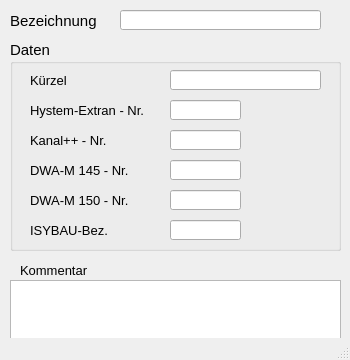
<?xml version="1.0" encoding="UTF-8"?>
<ui version="4.0">
 <class>MainWindow</class>
 <widget class="QMainWindow" name="MainWindow">
  <property name="geometry">
   <rect>
    <x>0</x>
    <y>0</y>
    <width>350</width>
    <height>360</height>
   </rect>
  </property>
  <property name="minimumSize">
   <size>
    <width>350</width>
    <height>360</height>
   </size>
  </property>
  <property name="maximumSize">
   <size>
    <width>500</width>
    <height>600</height>
   </size>
  </property>
  <property name="font">
   <font>
    <family>Tahoma</family>
    <pointsize>10</pointsize>
   </font>
  </property>
  <property name="windowTitle">
   <string>Entwässerungssysteme</string>
  </property>
  <property name="layoutDirection">
   <enum>Qt::LeftToRight</enum>
  </property>
  <widget class="QWidget" name="centralwidget">
   <widget class="QLabel" name="label_2">
    <property name="geometry">
     <rect>
      <x>10</x>
      <y>10</y>
      <width>121</width>
      <height>21</height>
     </rect>
    </property>
    <property name="font">
     <font>
      <family>Tahoma</family>
      <pointsize>11</pointsize>
     </font>
    </property>
    <property name="text">
     <string>Bezeichnung</string>
    </property>
    <property name="alignment">
     <set>Qt::AlignLeading|Qt::AlignLeft|Qt::AlignVCenter</set>
    </property>
   </widget>
   <widget class="QLineEdit" name="bezeichnung">
    <property name="geometry">
     <rect>
      <x>120</x>
      <y>10</y>
      <width>201</width>
      <height>20</height>
     </rect>
    </property>
    <property name="toolTip">
     <string>&lt;html&gt;&lt;head/&gt;&lt;body&gt;&lt;p&gt;Eindeutige Bezeichnung&lt;/p&gt;&lt;/body&gt;&lt;/html&gt;</string>
    </property>
    <property name="statusTip">
     <string>Eindeutige Bezeichnung</string>
    </property>
    <property name="text">
     <string/>
    </property>
   </widget>
   <widget class="QLabel" name="label_4">
    <property name="geometry">
     <rect>
      <x>20</x>
      <y>260</y>
      <width>100</width>
      <height>21</height>
     </rect>
    </property>
    <property name="text">
     <string>Kommentar</string>
    </property>
    <property name="alignment">
     <set>Qt::AlignLeading|Qt::AlignLeft|Qt::AlignVCenter</set>
    </property>
   </widget>
   <widget class="QTextEdit" name="bemerkung">
    <property name="geometry">
     <rect>
      <x>10</x>
      <y>280</y>
      <width>331</width>
      <height>71</height>
     </rect>
    </property>
    <property name="toolTip">
     <string>&lt;html&gt;&lt;head/&gt;&lt;body&gt;&lt;p&gt;Platz für eigene Kommentare.&lt;/p&gt;&lt;/body&gt;&lt;/html&gt;</string>
    </property>
    <property name="statusTip">
     <string>Platz für eigene Kommentare.</string>
    </property>
   </widget>
   <widget class="QGroupBox" name="groupBox_3">
    <property name="geometry">
     <rect>
      <x>10</x>
      <y>40</y>
      <width>331</width>
      <height>211</height>
     </rect>
    </property>
    <property name="font">
     <font>
      <family>Tahoma</family>
      <pointsize>11</pointsize>
     </font>
    </property>
    <property name="title">
     <string>Daten</string>
    </property>
    <widget class="QLineEdit" name="kuerzel">
     <property name="geometry">
      <rect>
       <x>160</x>
       <y>30</y>
       <width>151</width>
       <height>20</height>
      </rect>
     </property>
     <property name="font">
      <font>
       <family>Tahoma</family>
       <pointsize>10</pointsize>
      </font>
     </property>
     <property name="toolTip">
      <string>optional: Kürzel</string>
     </property>
     <property name="statusTip">
      <string>optional: Kürzel</string>
     </property>
     <property name="text">
      <string/>
     </property>
    </widget>
    <widget class="QLineEdit" name="he_nr">
     <property name="enabled">
      <bool>true</bool>
     </property>
     <property name="geometry">
      <rect>
       <x>160</x>
       <y>60</y>
       <width>71</width>
       <height>20</height>
      </rect>
     </property>
     <property name="font">
      <font>
       <family>Tahoma</family>
       <pointsize>10</pointsize>
      </font>
     </property>
     <property name="toolTip">
      <string>&lt;html&gt;&lt;head/&gt;&lt;body&gt;&lt;p&gt;Interne Nr., siehe HE-Editor: Hilfe &amp;gt; Aufzählungen: &amp;quot;Kanalart&amp;quot;&lt;/p&gt;&lt;/body&gt;&lt;/html&gt;</string>
     </property>
     <property name="statusTip">
      <string>Interne Nr., siehe HE-Editor: Hilfe &gt; Aufzählungen: &quot;Kanalart&quot;</string>
     </property>
     <property name="layoutDirection">
      <enum>Qt::RightToLeft</enum>
     </property>
     <property name="autoFillBackground">
      <bool>false</bool>
     </property>
     <property name="text">
      <string/>
     </property>
     <property name="frame">
      <bool>true</bool>
     </property>
    </widget>
    <widget class="QLabel" name="label">
     <property name="geometry">
      <rect>
       <x>20</x>
       <y>60</y>
       <width>121</width>
       <height>21</height>
      </rect>
     </property>
     <property name="font">
      <font>
       <family>Tahoma</family>
       <pointsize>10</pointsize>
      </font>
     </property>
     <property name="text">
      <string>&lt;html&gt;&lt;head/&gt;&lt;body&gt;&lt;p&gt;Hystem-Extran - Nr.&lt;/p&gt;&lt;/body&gt;&lt;/html&gt;</string>
     </property>
     <property name="alignment">
      <set>Qt::AlignLeading|Qt::AlignLeft|Qt::AlignVCenter</set>
     </property>
    </widget>
    <widget class="QLabel" name="label_3">
     <property name="geometry">
      <rect>
       <x>20</x>
       <y>30</y>
       <width>121</width>
       <height>21</height>
      </rect>
     </property>
     <property name="font">
      <font>
       <family>Tahoma</family>
       <pointsize>10</pointsize>
      </font>
     </property>
     <property name="text">
      <string>Kürzel</string>
     </property>
     <property name="alignment">
      <set>Qt::AlignLeading|Qt::AlignLeft|Qt::AlignVCenter</set>
     </property>
    </widget>
    <widget class="QLabel" name="label_5">
     <property name="geometry">
      <rect>
       <x>20</x>
       <y>90</y>
       <width>121</width>
       <height>21</height>
      </rect>
     </property>
     <property name="font">
      <font>
       <family>Tahoma</family>
       <pointsize>10</pointsize>
      </font>
     </property>
     <property name="text">
      <string>&lt;html&gt;&lt;head/&gt;&lt;body&gt;&lt;p&gt;Kanal++ - Nr.&lt;/p&gt;&lt;/body&gt;&lt;/html&gt;</string>
     </property>
     <property name="alignment">
      <set>Qt::AlignLeading|Qt::AlignLeft|Qt::AlignVCenter</set>
     </property>
    </widget>
    <widget class="QLineEdit" name="kp_nr">
     <property name="enabled">
      <bool>true</bool>
     </property>
     <property name="geometry">
      <rect>
       <x>160</x>
       <y>90</y>
       <width>71</width>
       <height>20</height>
      </rect>
     </property>
     <property name="font">
      <font>
       <family>Tahoma</family>
       <pointsize>10</pointsize>
      </font>
     </property>
     <property name="toolTip">
      <string>&lt;html&gt;&lt;head/&gt;&lt;body&gt;&lt;p&gt;Nr. des Entwässerungssystems entspr. Kanal++&lt;/p&gt;&lt;/body&gt;&lt;/html&gt;</string>
     </property>
     <property name="statusTip">
      <string>Nr. des Entwässerungssystems entspr. Kanal++</string>
     </property>
     <property name="layoutDirection">
      <enum>Qt::RightToLeft</enum>
     </property>
     <property name="autoFillBackground">
      <bool>false</bool>
     </property>
     <property name="text">
      <string/>
     </property>
     <property name="frame">
      <bool>true</bool>
     </property>
    </widget>
    <widget class="QLineEdit" name="m150">
     <property name="enabled">
      <bool>true</bool>
     </property>
     <property name="geometry">
      <rect>
       <x>160</x>
       <y>120</y>
       <width>71</width>
       <height>20</height>
      </rect>
     </property>
     <property name="font">
      <font>
       <family>Tahoma</family>
       <pointsize>10</pointsize>
      </font>
     </property>
     <property name="toolTip">
      <string>&lt;html&gt;&lt;head/&gt;&lt;body&gt;&lt;p&gt;Nr. des Entwässerungssystems entspr. Kanal++&lt;/p&gt;&lt;/body&gt;&lt;/html&gt;</string>
     </property>
     <property name="statusTip">
      <string>Nr. des Entwässerungssystems entspr. Kanal++</string>
     </property>
     <property name="layoutDirection">
      <enum>Qt::RightToLeft</enum>
     </property>
     <property name="autoFillBackground">
      <bool>false</bool>
     </property>
     <property name="text">
      <string/>
     </property>
     <property name="frame">
      <bool>true</bool>
     </property>
    </widget>
    <widget class="QLabel" name="label_6">
     <property name="geometry">
      <rect>
       <x>20</x>
       <y>120</y>
       <width>131</width>
       <height>21</height>
      </rect>
     </property>
     <property name="font">
      <font>
       <family>Tahoma</family>
       <pointsize>10</pointsize>
      </font>
     </property>
     <property name="text">
      <string>&lt;html&gt;&lt;head/&gt;&lt;body&gt;&lt;p&gt;DWA-M 145 - Nr.&lt;/p&gt;&lt;/body&gt;&lt;/html&gt;</string>
     </property>
     <property name="alignment">
      <set>Qt::AlignLeading|Qt::AlignLeft|Qt::AlignVCenter</set>
     </property>
    </widget>
    <widget class="QLabel" name="label_7">
     <property name="geometry">
      <rect>
       <x>20</x>
       <y>180</y>
       <width>131</width>
       <height>21</height>
      </rect>
     </property>
     <property name="font">
      <font>
       <family>Tahoma</family>
       <pointsize>10</pointsize>
      </font>
     </property>
     <property name="text">
      <string>&lt;html&gt;&lt;head/&gt;&lt;body&gt;&lt;p&gt;ISYBAU-Bez.&lt;/p&gt;&lt;/body&gt;&lt;/html&gt;</string>
     </property>
     <property name="alignment">
      <set>Qt::AlignLeading|Qt::AlignLeft|Qt::AlignVCenter</set>
     </property>
    </widget>
    <widget class="QLineEdit" name="isybau">
     <property name="enabled">
      <bool>true</bool>
     </property>
     <property name="geometry">
      <rect>
       <x>160</x>
       <y>180</y>
       <width>71</width>
       <height>20</height>
      </rect>
     </property>
     <property name="font">
      <font>
       <family>Tahoma</family>
       <pointsize>10</pointsize>
      </font>
     </property>
     <property name="toolTip">
      <string>&lt;html&gt;&lt;head/&gt;&lt;body&gt;&lt;p&gt;Nr. des Entwässerungssystems entspr. Kanal++&lt;/p&gt;&lt;/body&gt;&lt;/html&gt;</string>
     </property>
     <property name="statusTip">
      <string>Nr. des Entwässerungssystems entspr. Kanal++</string>
     </property>
     <property name="layoutDirection">
      <enum>Qt::RightToLeft</enum>
     </property>
     <property name="autoFillBackground">
      <bool>false</bool>
     </property>
     <property name="text">
      <string/>
     </property>
     <property name="frame">
      <bool>true</bool>
     </property>
    </widget>
    <widget class="QLabel" name="label_8">
     <property name="geometry">
      <rect>
       <x>20</x>
       <y>150</y>
       <width>131</width>
       <height>21</height>
      </rect>
     </property>
     <property name="font">
      <font>
       <family>Tahoma</family>
       <pointsize>10</pointsize>
      </font>
     </property>
     <property name="text">
      <string>&lt;html&gt;&lt;head/&gt;&lt;body&gt;&lt;p&gt;DWA-M 150 - Nr.&lt;/p&gt;&lt;/body&gt;&lt;/html&gt;</string>
     </property>
     <property name="alignment">
      <set>Qt::AlignLeading|Qt::AlignLeft|Qt::AlignVCenter</set>
     </property>
    </widget>
    <widget class="QLineEdit" name="m150_2">
     <property name="geometry">
      <rect>
       <x>160</x>
       <y>150</y>
       <width>71</width>
       <height>20</height>
      </rect>
     </property>
    </widget>
   </widget>
  </widget>
  <widget class="QStatusBar" name="statusbar"/>
 </widget>
 <tabstops>
  <tabstop>bezeichnung</tabstop>
  <tabstop>kuerzel</tabstop>
  <tabstop>he_nr</tabstop>
  <tabstop>bemerkung</tabstop>
 </tabstops>
 <resources/>
 <connections/>
</ui>
